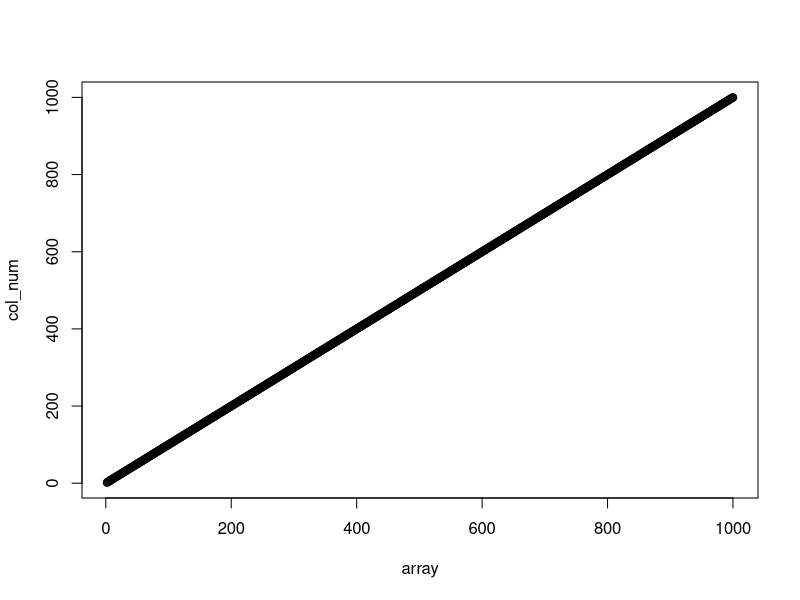
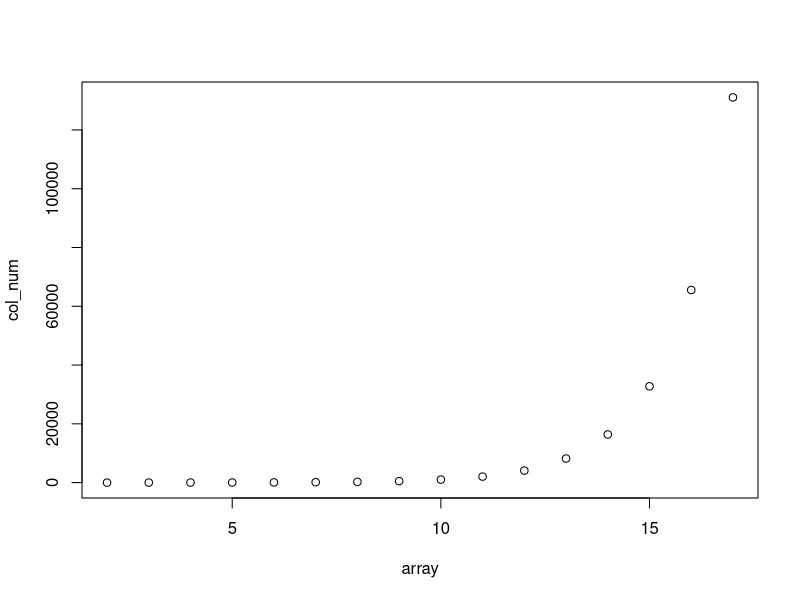
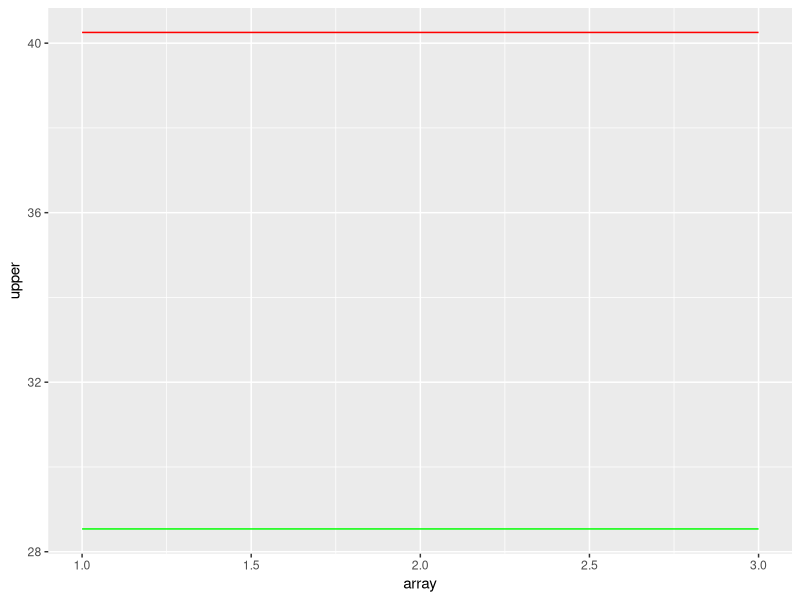
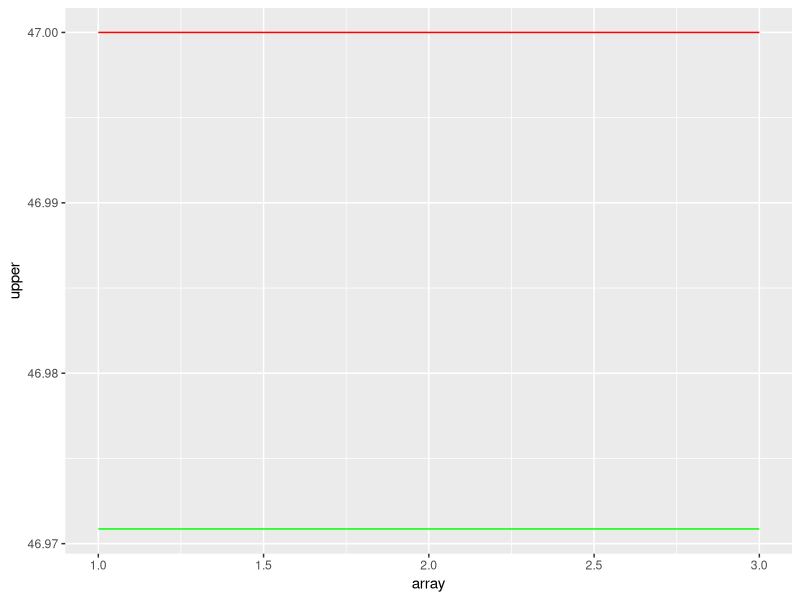

The R script that drew these images, in order:
## ---- chunk 1
library(utils)
library(ggplot2)
## ---- chunk 2
#epsilon = 1

diff_1 <- function(k) {
  c <- c()
  for (i in 1:k) {
    c[i] <- choose(k, i)
  }
  return(c)
}

col <- c()
j <- 1
n_1 <- function(end) {
  repeat {
    col[j] <- sum(diff_1(j))
    j <- j + 1
    if (j - 1 == end) {
      break
    }
  }
  return(log2(col[2:end]))
}

## ---- chunk 3
col_num <- n_1(1000)
array <- c(2:1000)
plot(array, col_num)
## ---- chunk 4
#diff = 1

diff_1 <- function(k) {
  c <- c()
  for (i in 1:k) {
    c[i] <- choose(k, i)
  }
  return(c)
}

col <- c()
j <- 1
n_1 <- function(end) {
  repeat {
    col[j] <- sum(diff_1(j))
    j <- j + 1
    if (j - 1 == end) {
      break
    }
  }
  return(col[2:end])
}

col_num <- n_1(17)
array <- c(2:17)
plot(array, col_num)
## ---- chunk 5
# diff = k
# functions for trivial boundaries for k

sum_comb <- function(n, epsilon) {
  comb <- c()
  for (k in 1:(epsilon + 1)) {
    comb[k] <- choose(n, k - 1)
  }
  return(sum(comb))
}

bound_1 <- function(epsilon, n) {
  for (i in 0:epsilon) {
    array <- c(1:5)
    plot(array, log2(sum_comb(n, epsilon)) * c(1, 1, 1, 1, 1), type = 'l', col = 'green')
    lines(array, log2(sum_comb(n, 2 * epsilon - 1)) * c(1, 1, 1, 1, 1), col = 'red')
  }
}
## ---- chunk 6
# diff = k
# functions for trivial boundaries for k

sum_comb <- function(n, epsilon) {
  comb <- c()
  for (k in 1:(epsilon + 1)) {
    comb[k] <- choose(n, k - 1)
  }
  return(sum(comb))
}

bound_1 <- function(epsilon, n) {
  array  <- seq(1, 2, 3)
  for (i in 0:epsilon) {
    lower <- log2(sum_comb(n, epsilon)) * c(1, 1, 1)
    upper <- log2(sum_comb(n, 2 * epsilon - 1)) * c(1, 1, 1)
    bounds <- data.frame(array, lower, upper)
    ggplot(bounds, aes(array)) + 
      geom_line(aes(y = upper), colour = "red") + 
      geom_line(aes(y = lower), colour = "green")
  }
}
## ---- chunk 7
tyu <- bound_1(3, 5667)
## ---- chunk 8
array <- c(1, 2, 3)
lower <- log2(sum_comb(47, 8)) * c(1, 1, 1)
upper <- log2(sum_comb(47, 2 * 8 - 1)) * c(1, 1, 1)
bounds <- data.frame(array, lower, upper)
ggplot(bounds, aes(array)) + 
  geom_line(aes(y = upper), colour = "red") + 
  geom_line(aes(y = lower), colour = "green")
## ---- chunk 9
array <- c(1, 2, 3)
lower <- log2(sum_comb(47, 30)) * c(1, 1, 1)
upper <- log2(sum_comb(47, 2 * 30 - 1)) * c(1, 1, 1)
bounds <- data.frame(array, lower, upper)
ggplot(bounds, aes(array)) + 
  geom_line(aes(y = upper), colour = "red") + 
  geom_line(aes(y = lower), colour = "green")
